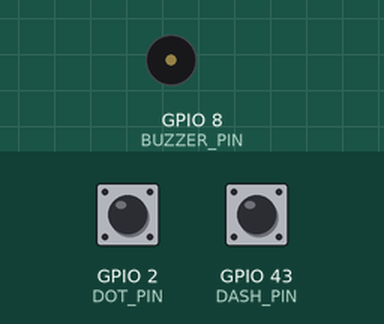
Recording of a sketch running on a simulated Seeed XIAO ESP32-S3. Shown: buzzer (waves = sounding, pin HIGH). Inputs (shaded band) come from the test bench; at power-on: GPIO 2 (DOT_PIN) HIGH, GPIO 43 (DASH_PIN) HIGH. USB keyboard and mouse output is not drawn.

Above: at 1.2 s.
1.3 s: GPIO 2 (DOT_PIN) pulled LOW for 0.15 s
At 2.6 s:
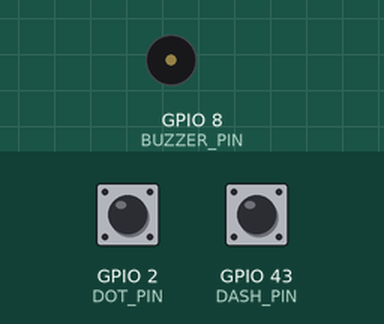
2.9 s: GPIO 43 (DASH_PIN) pulled LOW for 1 s
At 3.0 s:
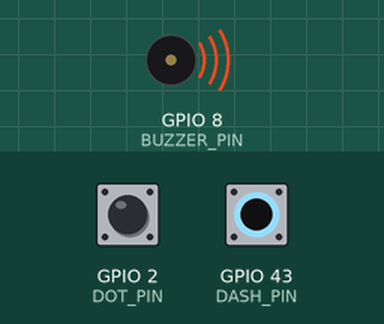
5.9 s: GPIO 43 (DASH_PIN) pulled LOW for 3.2 s
At 9.4 s:
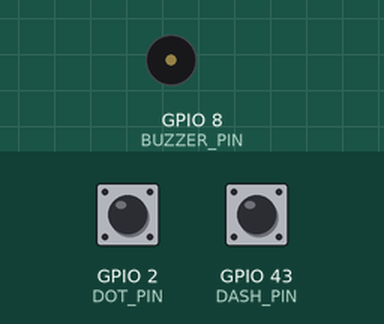
10.6 s: GPIO 2 (DOT_PIN) pulled LOW for 3.2 s
At 14.3 s:
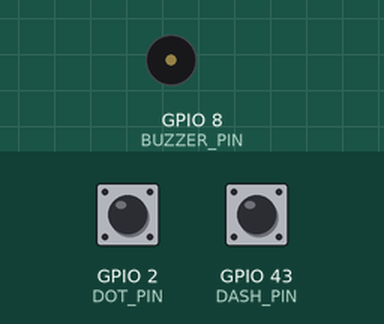
Timing chart, 0 to 15.8 s (numbered marks = the images above; inputs shaded):
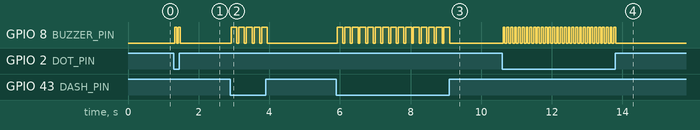

Measured:
- after the input at 1.3 s, GPIO 8 (BUZZER_PIN): alternates HIGH for 0.05 s and LOW for 0.05 s, 4 changes in all, then stays LOW, starting at once
- after the input at 2.9 s, GPIO 8 (BUZZER_PIN): alternates HIGH for 0.16 s and LOW for 0.05 s, 10 changes in all, then stays LOW, starting at once
- after the input at 5.9 s, GPIO 8 (BUZZER_PIN): alternates HIGH for 0.16 s and LOW for 0.05 s, 30 changes in all, then stays LOW, starting at once
- after the input at 10.6 s, GPIO 8 (BUZZER_PIN): alternates HIGH for 0.05 s and LOW for 0.05 s, 60 changes in all, then stays LOW, starting at once

The sketch:

firmware.ino
```cpp
#include <Arduino.h>
#include <BleKeyboard.h>
#include <cstring>
#include <driver/gpio.h>

// XIAO ESP32-S3 Morse keyboard
// 離したら余分な要素を出さない Iambic A: Dit=1、要素間=1、Dah=設定比。

constexpr uint8_t DOT_PIN = D1;
constexpr uint8_t DASH_PIN = D6;  // GPIO43 / UART TX 兼用。Serial は使用しない。
constexpr uint8_t BUZZER_PIN = D9;
constexpr bool SWAP_PADDLES = false;
constexpr uint8_t WPM = 22;
constexpr float DASH_RATIO = 3.0f;       // Icom の 1:1:X、X は 2.8〜4.5
constexpr uint8_t CONTACT_DEBOUNCE_MS = 20;
constexpr uint8_t RELEASE_REARM_MS = 20;

BleKeyboard bleKeyboard("XIAO Morse Keyboard", "Y.Mizuno", 100);

uint32_t dotMs() { return 1200UL / WPM; }

void writeKeyboard(uint8_t character) {
  if (!bleKeyboard.isConnected()) return;
  bleKeyboard.write(character);
}

struct MorseEntry {
  const char* code;
  char character;
};

const MorseEntry MORSE_TABLE[] = {
    {".-", 'A'},    {"-...", 'B'},  {"-.-.", 'C'},  {"-..", 'D'},
    {".", 'E'},     {"..-.", 'F'},  {"--.", 'G'},   {"....", 'H'},
    {"..", 'I'},    {".---", 'J'},  {"-.-", 'K'},   {".-..", 'L'},
    {"--", 'M'},    {"-.", 'N'},    {"---", 'O'},   {".--.", 'P'},
    {"--.-", 'Q'},  {".-.", 'R'},   {"...", 'S'},   {"-", 'T'},
    {"..-", 'U'},   {"...-", 'V'},  {".--", 'W'},   {"-..-", 'X'},
    {"-.--", 'Y'},  {"--..", 'Z'},  {"-----", '0'}, {".----", '1'},
    {"..---", '2'}, {"...--", '3'}, {"....-", '4'}, {".....", '5'},
    {"-....", '6'}, {"--...", '7'}, {"---..", '8'}, {"----.", '9'},
    {".-.-.-", '.'}, {"--..--", ','}, {"..--..", '?'}, {"-.-.--", '!'},
    {"-..-.", '/'}, {"-.--.", '('}, {"-.--.-", ')'}, {".-...", '&'},
    {"---...", ':'}, {"-.-.-.", ';'}, {"-...-", '='}, {".-.-.", '+'},
    {"-....-", '-'}, {"..--.-", '_'}, {".-..-.", '"'}, {"...-..-", '$'},
    {".--.-.", '@'},
};

class MorseDecoder {
 public:
  // 次の要素を開始する直前にも呼ぶ。文字間/語間の無音を取りこぼさない。
  void flush(uint32_t now) {
    const uint32_t silence = now - lastElementEndMs_;
    if (characterPending_ && silence >= dotMs() * 3UL) {
      char decoded = '\0';
      for (const auto& entry : MORSE_TABLE) {
        if (strcmp(marks_, entry.code) == 0) {
          decoded = entry.character;
          break;
        }
      }
      if (decoded != '\0') writeKeyboard(static_cast<uint8_t>(decoded));
      marksLength_ = 0;
      marks_[0] = '\0';
      characterPending_ = false;
      characterSent_ = true;
    }
    if (!characterPending_ && characterSent_ && !spaceSent_ &&
        silence >= dotMs() * 7UL) {
      writeKeyboard(' ');
      spaceSent_ = true;
    }
  }

  void addElement(bool dah, uint32_t now) {
    if (marksLength_ < sizeof(marks_) - 1) {
      marks_[marksLength_++] = dah ? '-' : '.';
      marks_[marksLength_] = '\0';
    }
    characterPending_ = true;
    spaceSent_ = false;
    lastElementEndMs_ = now;
  }

 private:
  char marks_[8]{};
  uint8_t marksLength_ = 0;
  bool characterPending_ = false;
  bool characterSent_ = false;
  bool spaceSent_ = true;
  uint32_t lastElementEndMs_ = 0;
};

MorseDecoder decoder;

class Sidetone {
 public:
  void begin(bool /*dah*/, uint32_t now) {
    decoder.flush(now);
    active_ = true;
    digitalWrite(BUZZER_PIN, HIGH);
  }

  void end(bool dah, uint32_t now) {
    if (!active_) return;
    active_ = false;
    digitalWrite(BUZZER_PIN, LOW);
    decoder.addElement(dah, now);
  }

 private:
  bool active_ = false;
};

Sidetone sidetone;

class IambicKeyer {
 public:
  void setPaddle(uint8_t element, bool pressed) {
    if (pressed && !dit_ && !dah_ && phase_ == Phase::Idle) first_ = element;
    if (element == 0) {
      dit_ = pressed;
    } else {
      dah_ = pressed;
    }
  }

  void tick(uint32_t now) {
    if (phase_ == Phase::Idle) {
      const int next = nextElement();
      if (next >= 0) start(next, now);
      return;
    }
    if (static_cast<int32_t>(now - deadlineMs_) < 0) return;

    if (phase_ == Phase::Mark) {
      sidetone.end(current_ == 1, now);
      current_ = -1;
      phase_ = Phase::Gap;
      deadlineMs_ = now + dotMs();
      return;
    }

    const int next = nextElement();
    if (next < 0) {
      phase_ = Phase::Idle;
      last_ = first_ = -1;
      return;
    }
    start(next, now);
  }

  bool sending() const { return phase_ == Phase::Mark; }

 private:
  enum class Phase : uint8_t { Idle, Mark, Gap };

  int nextElement() {
    if (dit_ && dah_) {
      if (last_ < 0) return first_ >= 0 ? first_ : 0;
      return 1 - last_;                         // スクイーズ中は交互
    }
    if (dit_ || dah_) {
      return dit_ ? 0 : 1;                     // 片側を保持中はその側を反復
    }
    return -1;                                  // 離したら現在の要素で終了
  }

  void start(int element, uint32_t now) {
    current_ = last_ = element;
    first_ = -1;
    sidetone.begin(element == 1, now);
    phase_ = Phase::Mark;
    const uint32_t duration =
        element == 1 ? static_cast<uint32_t>(dotMs() * DASH_RATIO + 0.5f)
                     : dotMs();
    deadlineMs_ = now + duration;
  }

  bool dit_ = false;
  bool dah_ = false;
  int current_ = -1;
  int last_ = -1;
  int first_ = -1;
  Phase phase_ = Phase::Idle;
  uint32_t deadlineMs_ = 0;
};

IambicKeyer keyer;

class PaddleInput {
 public:
  // 押下だけをデバウンスし、離しは即時に Keyer へ伝える。
  // 離し際の再チャタリングは、次の押下として 20 ms 受け付けない。
  bool update(bool rawPressed, uint32_t now) {
    if (!rawPressed) {
      if (candidate_) releasedSinceMs_ = now;
      candidate_ = false;
      if (pressed_) {
        pressed_ = false;
        return true;
      }
      return false;
    }
    if (!candidate_) {
      candidate_ = true;
      pressedSinceMs_ = now;
    }
    if (!pressed_ && now - pressedSinceMs_ >= CONTACT_DEBOUNCE_MS &&
        now - releasedSinceMs_ >= RELEASE_REARM_MS) {
      pressed_ = true;
      return true;
    }
    return false;
  }

  bool pressed() const { return pressed_; }

 private:
  bool candidate_ = false;
  bool pressed_ = false;
  uint32_t pressedSinceMs_ = 0;
  uint32_t releasedSinceMs_ = 0;
};

PaddleInput ditInput;
PaddleInput dahInput;

void configureInput(uint8_t pin) {
  gpio_reset_pin(static_cast<gpio_num_t>(pin));
  pinMode(pin, INPUT_PULLUP);
}

void updatePaddles(uint32_t now) {
  const bool dotPinPressed = digitalRead(DOT_PIN) == LOW;
  const bool dashPinPressed = digitalRead(DASH_PIN) == LOW;
  const bool ditRaw = SWAP_PADDLES ? dashPinPressed : dotPinPressed;
  const bool dahRaw = SWAP_PADDLES ? dotPinPressed : dashPinPressed;

  if (ditInput.update(ditRaw, now)) keyer.setPaddle(0, ditInput.pressed());
  if (dahInput.update(dahRaw, now)) keyer.setPaddle(1, dahInput.pressed());
}

void setup() {
  configureInput(DOT_PIN);
  configureInput(DASH_PIN);
  pinMode(BUZZER_PIN, OUTPUT);
  digitalWrite(BUZZER_PIN, LOW);
  bleKeyboard.begin();
}

void loop() {
  const uint32_t now = millis();
  updatePaddles(now);
  keyer.tick(now);
  if (!keyer.sending()) decoder.flush(now);
  delay(1);
}
```
